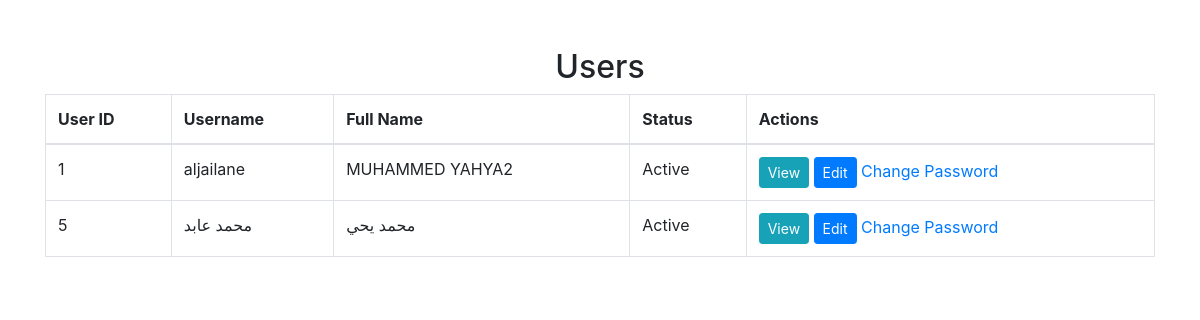
Page /admin/Users.php (signed in) on the committed database.
### tables this page shows
CREATE TABLE `Users` (
  `user_id` int(11) NOT NULL,
  `username` varchar(50) NOT NULL,
  `password` varchar(255) NOT NULL,
  `pincode` varchar(6) NOT NULL,
  `full_name` varchar(100) DEFAULT NULL,
  `ip` varchar(45) DEFAULT NULL,
  `status` tinyint(4) DEFAULT 0,
  `date` timestamp NULL DEFAULT current_timestamp()
);

### admin/Users.php (the view, shortened to what this page needs)
<?php
$user_id = $_SESSION['user_id'];
$db = new SourceDb();
$conn = $db->connect();
$stmt = $conn->prepare('SELECT user_id, username, full_name, status FROM Users');
$stmt->execute();
$users = $stmt->fetchAll();
?>
<!DOCTYPE html>
<html lang="en">
<head>
    <link href="https://maxcdn.bootstrapcdn.com/bootstrap/4.0.0/css/bootstrap.min.css" rel="stylesheet">
</head>
<body>
    <div class="container mt-5">
        <h2 class="text-center">Users</h2>
        <div class="table-responsive">
            <table class="table table-bordered">
                <thead>
                    <tr>
                        <th>User ID</th>
                        <th>Username</th>
                        <th>Full Name</th>
                        <th>Status</th>
                        <th>Actions</th>
                    </tr>
                </thead>
                <tbody>
                    <?php foreach ($users as $user): ?>
                        <tr>
                            <td><?php echo $user['user_id']; ?></td>
                            <td><?php echo $user['username']; ?></td>
                            <td><?php echo $user['full_name']; ?></td>
                            <td>
                                <?php
                                switch ($user['status']) {
                                    case 0:
                                        echo 'Active';
                                        break;
                                }
                                ?>
                            </td>
                            <td>
                                <a href="view_user.php?user_id=<?php echo $user['user_id']; ?>" class="btn btn-info btn-sm">View</a>
                                <a href="edit_user.php?user_id=<?php echo $user['user_id']; ?>" class="btn btn-primary btn-sm">Edit</a>
                                <a href="cpass.php?id=<?php echo $user_id; ?>">Change Password</a>
                            </td>
                        </tr>
                    <?php endforeach; ?>
                </tbody>
            </table>
        </div>
    </div>
</body>
</html>

### rows in the picture
users: user_id "1", username "aljailane", full_name "MUHAMMED YAHYA2", status "Active"
users: user_id "5", username "محمد عابد", full_name "محمد يحي", status "Active"
